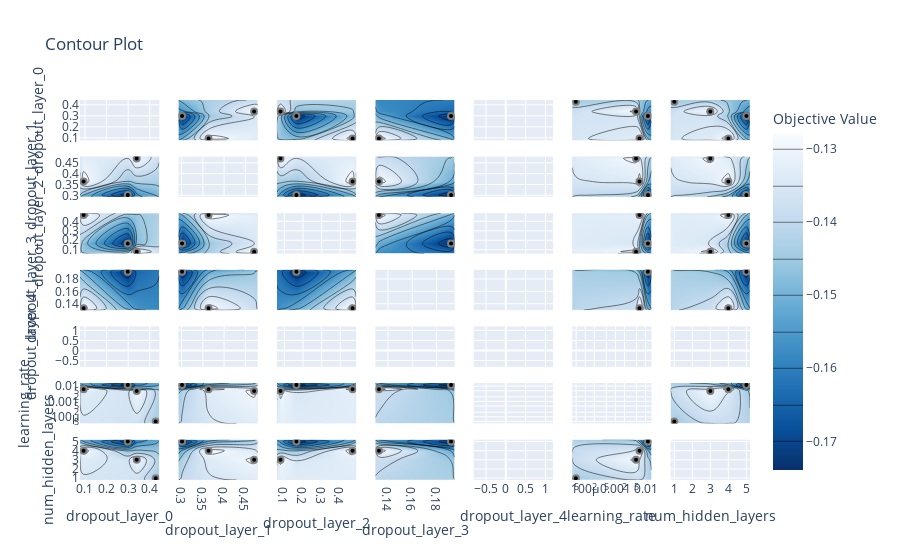

The cell this chart's notebook holds for it:
### Markdown cell above
#### Courbe de convergence

### Code cell
optuna_viz.plot_contour(study)
